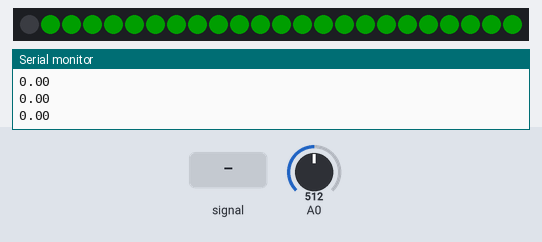
The sketch below on a simulated Arduino Zero (SAMD21). On the bench: 24 RGB LEDs in strip order, left to right, the last lines printed to the serial monitor. The inputs (shaded band) are chosen by the test bench; at power-on: A0 = 512. Dim RGB values are drawn brighter than linear.

Above: at 1.2 s.
1.3 s: A0 fed a 1000 Hz sine of ±255 counts around its level
At 1.8 s:
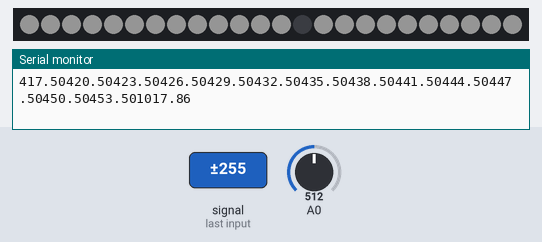
2.8 s: A0 set to 406
At 4.3 s:
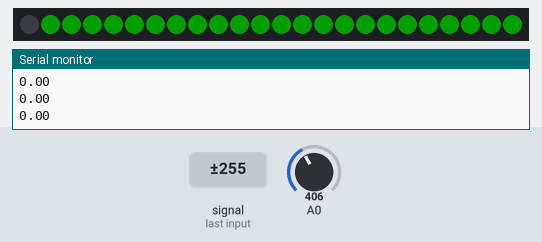
Timing chart, 0 to 5.8 s (numbered marks = the images above; inputs shaded):
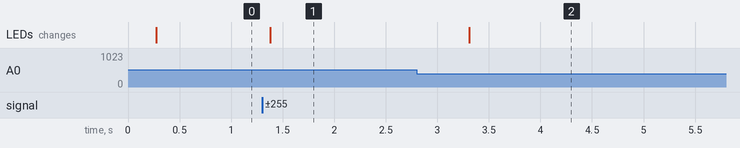

Measured:
- after the input at 1.3 s, the LEDs: change after 0.08 s (image 1)
- after the input at 2.8 s, the LEDs: change after 0.51 s (image 2)

The sketch:

main.ino
```cpp
// library for Fast Fourier Transforms (FFT)
#include "arduinoFFT.h"
// library for controlling the LED ring
#include <Adafruit_NeoPixel.h>

// LED ring connected to pin 2
#define PIN 2
// number of pixels of the ring
#define NUMPIXELS 24 // Popular NeoPixel ring size
Adafruit_NeoPixel pixels(NUMPIXELS, PIN, NEO_GRB + NEO_KHZ800);

// global variables for FFT
// SAMPLES-pt FFT. Must be a base 2 number. Max 128 for Arduino Uno. For ATSAMD21G18 we use 512.
#define SAMPLES 512
// Ts = Based on Nyquist, must be 2 times the highest expected frequency.
#define SAMPLING_FREQUENCY 2048
// object for FFT
arduinoFFT FFT = arduinoFFT();
unsigned int samplingPeriod;
unsigned long microSeconds;
//create vector of size SAMPLES to hold real values
double vReal[SAMPLES];
//create vector of size SAMPLES to hold imaginary values
double vImag[SAMPLES];

// this function convers frequencies to colors
void frequency2color(double frequency) {
  // frequencies G4 = 392Hz, C4 = 261.6Hz, E4 = 329.6Hz, A4 = 440Hz
  // led step: 3Hz
  int LED_step = 3;
  // first string: G4
  if ((frequency >= 360.8) && (frequency < 416)) {
      float led_positions[14] = {369.5, 372.5, 375.5, 378.5, 381.5, 384.5, 387.5, 390.5, 393.5, 398.5, 401.5, 404.5, 407.5};
      firstString(frequency, led_positions);
  }
  else if (frequency < 295.6) {
      float led_positions[14] = {239.1, 242.1, 245.1, 248.1, 251.1, 254.1, 257.1, 260.1, 263.1, 266.1, 269.1, 272.1, 275.1};
      secondString(frequency, led_positions);
  }
  else if ((frequency >= 295.6) && (frequency < 416)) {
      float led_positions[14] = {307.1, 310.1, 313.1, 316.1, 319.1, 322.1, 325.1, 328.1, 331.1, 334.1, 337.1, 340.1, 343.1};
      thirdString(frequency, led_positions);
  }
  else if (frequency >= 416) {
      float led_positions[14] = {417.5, 420.5, 423.5, 426.5, 429.5, 432.5, 435.5, 438.5, 441.5, 444.5, 447.5, 450.5, 453.5};
      fourthString(frequency, led_positions);
  }
}

// specific function for the first string
void firstString(double frequency, float led_positions[14]) {
  for (int i=0; i<NUMPIXELS; i++) {
        // set everything red
        pixels.setPixelColor(i, pixels.Color(30, 0, 0));
      }
  // shut down LED depending on the position (frequency)
  int led_position = shutdownLED(frequency, led_positions);
  pixels.setPixelColor(led_position, pixels.Color(0, 0, 0));
  // send the updated pixel colors to the hardware
  pixels.show();
}

// specific function for the second string
void secondString(double frequency, float led_positions[14]) {
  for (int i=0; i<NUMPIXELS; i++) {
        // set everything green
        pixels.setPixelColor(i, pixels.Color(0, 30, 0));
      }
  // shut down LED depending on the position (frequency)
  int led_position = shutdownLED(frequency, led_positions);
  pixels.setPixelColor(led_position, pixels.Color(0, 0, 0));
  // send the updated pixel colors to the hardware
  pixels.show();
}

// specific function for the third string
void thirdString(double frequency, float led_positions[14]) {
  for (int i=0; i<NUMPIXELS; i++) {
        // set everything to blue
        pixels.setPixelColor(i, pixels.Color(0, 0, 30));
      }
  // shut down LED depending on the position (frequency)
  int led_position = shutdownLED(frequency, led_positions);
  pixels.setPixelColor(led_position, pixels.Color(0, 0, 0));
  // send the updated pixel colors to the hardware
  pixels.show();
}

// specific function for the fourth string
void fourthString(double frequency, float led_positions[14]) {
  for (int i=0; i<NUMPIXELS; i++) {
        // set everything to white
        pixels.setPixelColor(i, pixels.Color(20, 20, 20));
      }
   // shut down LED depending on the position (frequency)
  int led_position = shutdownLED(frequency, led_positions);
  pixels.setPixelColor(led_position, pixels.Color(0, 0, 0));
  // send the updated pixel colors to the hardware
  pixels.show();
}

// function for getting the position of the shutdown LED
int shutdownLED(double frequency, float led_positions[14]) {
  int led_position = 0;
  for (int i=0; i<13; i++) {
    if (frequency > led_positions[i]) {
      SerialUSB.print(led_positions[i]);
      led_position = led_position + 1;
    }
  }
  return led_position;
}

void setup() {
    // neopixel setup
    pixels.begin();

    // sampling setup
    SerialUSB.begin(115200);
    SerialUSB.println("Start!");
    // period in microseconds
    samplingPeriod = round(1000000*(1.0/SAMPLING_FREQUENCY));
}

void loop() {
    // sample SAMPLES times
    for(int i=0; i<SAMPLES; i++)
    {
        // get microseconds
        microSeconds = micros();
        // reads the value from analog pin 0 (A0), quantize it and save it as a real term
        vReal[i] = analogRead(A0);
        // makes imaginary term 0 always
        vImag[i] = 0;

        // remaining wait time between samples if necessary
        while(micros() < (microSeconds + samplingPeriod))
        {
          //do nothing
        }
    }

    // perform FFT on samples
    FFT.Windowing(vReal, SAMPLES, FFT_WIN_TYP_HAMMING, FFT_FORWARD);
    FFT.Compute(vReal, vImag, SAMPLES, FFT_FORWARD);
    FFT.ComplexToMagnitude(vReal, vImag, SAMPLES);

    // find peak frequency and print peak
    double frequency = FFT.MajorPeak(vReal, SAMPLES, SAMPLING_FREQUENCY);
    SerialUSB.println(frequency);     //Print out the most dominant frequency.

    // transform the frequency to color
    frequency2color(frequency);
}
```
